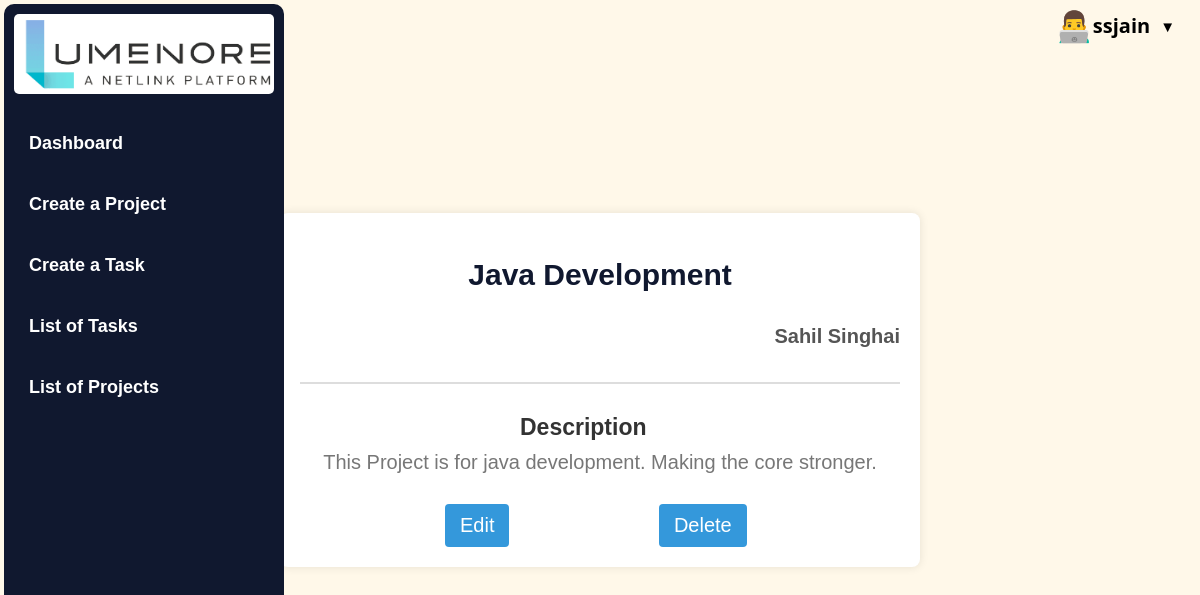
Screenshot of /apps/project/37/ (signed in) with the database file from the repository.
### taskmanager/models.py (models this page shows, shortened)
class UserProfile(AbstractBaseUser, PermissionsMixin):
    username = models.CharField(max_length=30, unique=True)
    name = models.CharField(max_length=100, help_text="Required. Enter your full name.")
    email = models.EmailField(unique=True)
    is_active = models.BooleanField(default=True)
    is_staff = models.BooleanField(default=False)
    USERNAME_FIELD = "username"
    REQUIRED_FIELDS = ["email"]
    objects = UserProfileManager()

class Project(models.Model):
    ticket_projectid = models.AutoField(primary_key=True)
    name = models.CharField(max_length=100)
    description = models.TextField()
    owner = models.ForeignKey(
        UserProfile, on_delete=models.SET_NULL, related_name="project_owner", null=True
    )

### taskmanager/views.py (the view)
# urls.py: path("project/<int:pk>/", views.project, name="project"),
@login_required
def project(req, pk):
    project = (
        Project.objects.filter(ticket_projectid=pk)
        .values("owner__name", "ticket_projectid", "name", "description")
        .first()
    )
    return render(req, "project.html", {"project": project})

### templates/project.html (shortened to what this page needs)
{% extends 'base.html' %}
{% block content %}
<div class="project-details-container">
  <div class="project-details-section">
    <h2>{{ project.name }}</h2>
    <h5>{{ project.owner__name }}</h5>
  </div>
  <hr class="divider">
  <div class="project-details-section">
    <h4>Description</h4>
    <p>{{ project.description }}</p>
  </div>
  {% if request.user.name == project.owner__name %}
  <a href="{% url 'edit' task='project' pk=project.ticket_projectid %}"><button class="edit-button">Edit</button></a>
  <a href="{% url 'delete' task='project' pk=project.ticket_projectid %}"><button class="delete-button">Delete</button></a>
  {% endif %}
</div>
{% endblock %}

### templates/navbar.html (shortened to what this page needs)
<li class="user-info">
    <div class="user-details" onclick="toggleDropdown()">
        <span class="user-icon">👨‍💻</span>
        <span class="user-name">{{ request.user.username }}</span>
        <span class="dropdown-arrow">▼</span>
    </div>
</li>

### apps/static/styles/style.css (style rules this page uses)
body { background-color: #fff8e9; color: #333; font-family: 'Arial', sans-serif; margin: 0; padding: 0; display: flex; flex-direction: column; min-height: 100vh; }
.dropdown-arrow { margin-left: 5px; cursor: pointer; }
.user-info { margin-left: auto; position: relative; }
.user-details { cursor: pointer; display: flex; align-items: center; }
h2 { color: #000000; font-size: 1.5em; font-family: Verdana, Geneva, Tahoma, sans-serif; }
nav ul li { display: inline-block; margin-left: 10px; }
.user-info { position: relative; color: #000000; cursor: pointer; font-family: 'Segoe UI', Tahoma, Geneva, Verdana, sans-serif; }
.user-details { display: flex; align-items: center; margin-right: 20px; }
.user-info .user-name { font-weight: bold; margin-right: 5px; }
.user-info .dropdown-arrow { font-size: 15px; }
.user-icon { font-size: 30px; }
.user-info, .profile-icon, .logout-icon { font-size: 20px; margin-right: 5px; }
button { background-color: #4CAF50; color: #fff; padding: 10px; border: none; border-radius: 4px; cursor: pointer; }
p { margin-top: 10px; text-align: center; color: #666; }
a { color: #3498db; text-decoration: none; }
button { background-color: #4285f4; color: #fff; padding: 10px 19px; border: none; border-radius: 4px; cursor: pointer; font-size: 20px }
body { font-family: 'Arial', sans-serif; }

### templates/project.html (style rules this page uses)
.project-details-container { max-width: 600px; width: 100%; margin: 20px auto; padding: 20px; box-shadow: 0 0 10px rgba(0, 0, 0, 0.1); border-radius: 8px; background-color: #fff; }
.project-details-section { margin-bottom: 20px; }
.project-details-section h2 { font-size: 30px; color: #10182f; text-align: center; }
.project-details-section h5 { font-size: 20px; color: #555; text-align: right; }
.divider { border: 1px solid #ddd; }
.project-details-section h4 { font-size: 23px; color: #333; margin-bottom: 10px; margin-left: 220px; }
.project-details-section p { font-size: 20px; color: #777; }
.edit-button, .delete-button { display: inline-block; padding: 10px 15px; margin-top: 10px; margin-left: 145px; text-decoration: none; color: #fff; background-color: #3498db; border-radius: 4px; transition: background-color 0.3s; }

### rows the page displays
UserProfile: user.username "ssjain", owner__name "Sahil Singhai"
Project: name "Java Development", description "This Project is for java development. Making the core stronger."
